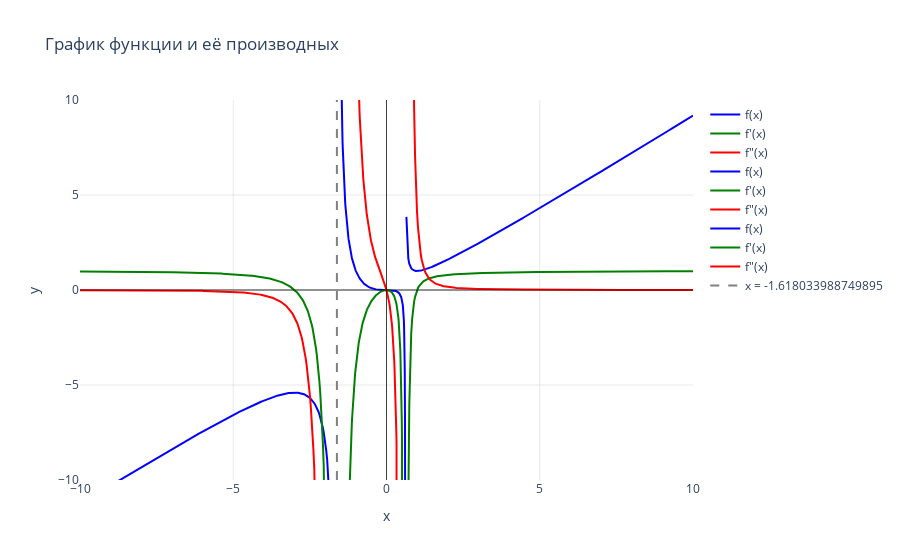

Notebook source saved alongside this figure:
### Markdown cell above
Используем plotly

### Code cell
import numpy as np
from sympy import Symbol, lambdify, diff, S, solve, limit, oo
from sympy.calculus.util import (
    function_range,
    continuous_domain
)
import plotly.graph_objects as go
from plotly.subplots import make_subplots
from IPython.display import Markdown
import warnings

warnings.filterwarnings('ignore')

BORDER_LEFT, BORDER_RIGHT = -10, 10
BORDER_DOWN, BORDER_UP = -10, 10

def find_asymptotes(f, x):
    """
    Находит вертикальные и горизонтальные асимптоты функции
    """
    vertical_asymptotes = []
    domain = continuous_domain(f, x, S.Reals)
    
    all_reals = S.Reals
    discontinuities = all_reals - domain
    
    for point in discontinuities.args if hasattr(discontinuities, 'args') else [discontinuities]:
        if point.is_real:
            lim_left = limit(f, x, float(point), dir='-')
            lim_right = limit(f, x, float(point), dir='+')
            
            if (lim_left.is_infinite or lim_right.is_infinite):
                vertical_asymptotes.append(float(point))
    
    horizontal_asymptotes = []
    lim_plus_inf = limit(f, x, oo)
    lim_minus_inf = limit(f, x, -oo)
    
    if lim_plus_inf.is_real:
        horizontal_asymptotes.append(float(lim_plus_inf))
    if lim_minus_inf.is_real and lim_minus_inf != lim_plus_inf:
        horizontal_asymptotes.append(float(lim_minus_inf))
    
    return vertical_asymptotes, horizontal_asymptotes

# Определяем функцию и её производные
x = Symbol('x')

f = (x**3)/(x**2+x-1)
f_prime = diff(f, x)
f_double_prime = diff(f_prime, x)

# Находим асимптоты
vertical_asymptotes, horizontal_asymptotes = find_asymptotes(f, x)

# Находим область определения
domain = continuous_domain(f, x, S.Reals)

# Создаем безопасные версии функций
def safe_function(func):
    def wrapper(x):
        mask = np.abs(x**2 + x - 1) < 1e-10  # Изменено в соответствии с новым знаменателем
        result = np.zeros_like(x, dtype=float)
        safe_x = x[~mask]
        if len(safe_x) > 0:
            result[~mask] = func(safe_x)
        result[mask] = np.nan
        return result
    return wrapper

# Преобразуем символьные выражения в функции numpy
f_numpy = safe_function(lambdify(x, f, 'numpy'))
f_prime_numpy = safe_function(lambdify(x, f_prime, 'numpy'))
f_double_prime_numpy = safe_function(lambdify(x, f_double_prime, 'numpy'))

# Создаем точки для каждого интервала
intervals = list(domain.args)
x_arrays = []
y_arrays = []
y_prime_arrays = []
y_double_arrays = []


for interval in intervals:
    left = float(interval.left) if interval.left != -S.Infinity else BORDER_LEFT
    right = float(interval.right) if interval.right != S.Infinity else BORDER_RIGHT
    
    eps = 0.01
    if any(abs(left - va) < eps for va in vertical_asymptotes):
        left += eps
    if any(abs(right - va) < eps for va in vertical_asymptotes):
        right -= eps
    
    x_current = np.linspace(left, right, 300)  # Увеличено количество точек для более гладкого графика
    
    x_arrays.append(x_current)
    y_arrays.append(f_numpy(x_current))
    y_prime_arrays.append(f_prime_numpy(x_current))
    y_double_arrays.append(f_double_prime_numpy(x_current))

# Создаем интерактивный график с помощью plotly
fig = go.Figure()

# Добавляем графики функций
for x_arr, y_arr, y_prime_arr, y_double_arr in zip(x_arrays, y_arrays, y_prime_arrays, y_double_arrays):
    fig.add_trace(go.Scatter(x=x_arr, y=y_arr, name='f(x)', line=dict(color='blue')))
    fig.add_trace(go.Scatter(x=x_arr, y=y_prime_arr, name="f'(x)", line=dict(color='green')))
    fig.add_trace(go.Scatter(x=x_arr, y=y_double_arr, name='f"(x)', line=dict(color='red')))

# Добавляем оси координат
fig.add_trace(go.Scatter(x=[BORDER_LEFT, BORDER_RIGHT], y=[0, 0], 
                        mode='lines', line=dict(color='black', width=0.5), 
                        name='x axis', showlegend=False))
fig.add_trace(go.Scatter(x=[0, 0], y=[BORDER_DOWN, BORDER_UP], 
                        mode='lines', line=dict(color='black', width=0.5), 
                        name='y axis', showlegend=False))

# Добавляем вертикальные асимптоты
for va in vertical_asymptotes:
    fig.add_trace(go.Scatter(x=[va, va], y=[BORDER_DOWN, BORDER_UP],
                            mode='lines', line=dict(color='gray', dash='dash'),
                            name=f'x = {va}'))

# Добавляем горизонтальные асимптоты
for ha in horizontal_asymptotes:
    fig.add_trace(go.Scatter(x=[BORDER_LEFT, BORDER_RIGHT], y=[ha, ha],
                            mode='lines', line=dict(color='red', dash='dot'),
                            name=f'y = {ha}'))

# Настраиваем внешний вид графика
fig.update_layout(
    title='График функции и её производных',
    xaxis_title='x',
    yaxis_title='y',
    showlegend=True,
    hovermode='x unified',
    plot_bgcolor='white',
    xaxis=dict(
        range=[BORDER_LEFT, BORDER_RIGHT],
        gridcolor='lightgray',
        zerolinecolor='black',
        zerolinewidth=0.5,
    ),
    yaxis=dict(
        range=[BORDER_DOWN, BORDER_UP],
        gridcolor='lightgray',
        zerolinecolor='black',
        zerolinewidth=0.5,
    ),
)

# Добавляем сетку
fig.update_xaxes(showgrid=True, gridwidth=0.5, gridcolor='lightgray')
fig.update_yaxes(showgrid=True, gridwidth=0.5, gridcolor='lightgray')

# Показываем график
fig.show()

# Находим область определения производных
domain_first_derivative = function_range(tasks[task].diff(x,1), x, S.Reals)
domain_second_derivative = function_range(tasks[task].diff(x,2), x, S.Reals)

# Проверка на четность: f(-x) = f(x)
f_minus_x = f.subs(x, -x)
is_even = simplify(f_minus_x - f) == 0

# Проверка на нечетность: f(-x) = -f(x)
is_odd = simplify(f_minus_x + f) == 0

display(Markdown(f"""
### Анализ функции
* $f(x) = {latex(f)}$ 

   * $ D(f(x)) : {latex(domain)}$
   
   * $ E(f(x)) : {latex(function_range(f, x, S.Reals))}$
   
   * Вертикальные асимптоты:   $x = {latex(vertical_asymptotes)}$
   
   * Горизонтальные асимптоты: $y = {latex(horizontal_asymptotes)}$
   
   * Точки пересения с осью x: ${latex(solveset(Eq(f, 0), x))}$
   
   * Точка пересения с осью y: ${latex(f.subs(x, 0))}$
   
* $f'(x) = {latex(f_prime)}$

   * $ D(f'(x)) : {latex(domain_first_derivative)}$
   
   * $ E(f'(x)) : {latex(function_range(f_prime, x, S.Reals))}$

* $f''(x) = {latex(f_double_prime)}$

   * $ D(f''(x)) : {latex(domain_second_derivative)}$
   
   * $ E(f''(x)) : {latex(function_range(f_double_prime, x, S.Reals))}$
   
* Проверка функции на четность:

   * $f(-x) = {latex(f_minus_x)}$
   
   * $f(x) = {latex(f)}$

   * Функция четная? {is_even}
   * Функция нечетная? {is_odd}
   * Функция общего вида? {not is_even and not is_odd}
   
* Проверка функции на выпуклость:

   * Функция выпуклая вверх : {"True" if range_second_derivative.is_subset(Interval(-oo, 0)) else "False"}
   
   * Функция выпуклая вниз  : {"True" if range_second_derivative.is_subset(Interval(0, oo)) else "False"}

"""))

### Figure 1 — Plotly figure (JSON) as saved in the notebook; plotly's stock layout.template omitted (floating-point values rounded to 4 significant figures; data arrays with more than 128 entries replaced by an {"elided": "..."} marker saying what was removed)
{"data": [{"line": {"color": "blue"}, "name": "f(x)", "type": "scatter", "x": {"elided": "300 float values"}, "y": {"elided": "300 float values"}}, {"line": {"color": "green"}, "name": "f'(x)", "type": "scatter", "x": {"elided": "300 float values"}, "y": {"elided": "300 float values"}}, {"line": {"color": "red"}, "name": "f\"(x)", "type": "scatter", "x": {"elided": "300 float values"}, "y": {"elided": "300 float values"}}, {"line": {"color": "blue"}, "name": "f(x)", "type": "scatter", "x": {"elided": "300 float values"}, "y": {"elided": "300 float values"}}, {"line": {"color": "green"}, "name": "f'(x)", "type": "scatter", "x": {"elided": "300 float values"}, "y": {"elided": "300 float values"}}, {"line": {"color": "red"}, "name": "f\"(x)", "type": "scatter", "x": {"elided": "300 float values"}, "y": {"elided": "300 float values"}}, {"line": {"color": "blue"}, "name": "f(x)", "type": "scatter", "x": {"elided": "300 float values"}, "y": {"elided": "300 float values"}}, {"line": {"color": "green"}, "name": "f'(x)", "type": "scatter", "x": {"elided": "300 float values"}, "y": {"elided": "300 float values"}}, {"line": {"color": "red"}, "name": "f\"(x)", "type": "scatter", "x": {"elided": "300 float values"}, "y": {"elided": "300 float values"}}, {"line": {"color": "black", "width": 0.5}, "mode": "lines", "name": "x axis", "showlegend": false, "type": "scatter", "x": [-10, 10], "y": [0, 0]}, {"line": {"color": "black", "width": 0.5}, "mode": "lines", "name": "y axis", "showlegend": false, "type": "scatter", "x": [0, 0], "y": [-10, 10]}, {"line": {"color": "gray", "dash": "dash"}, "mode": "lines", "name": "x = -1.618033988749895", "type": "scatter", "x": [-1.618, -1.618], "y": [-10, 10]}], "layout": {"hovermode": "x unified", "plot_bgcolor": "white", "showlegend": true, "title": {"text": "График функции и её производных"}, "xaxis": {"gridcolor": "lightgray", "gridwidth": 0.5, "range": [-10, 10], "showgrid": true, "title": {"text": "x"}, "zerolinecolor": "black", "zerolinewidth": 0.5}, "yaxis": {"gridcolor": "lightgray", "gridwidth": 0.5, "range": [-10, 10], "showgrid": true, "title": {"text": "y"}, "zerolinecolor": "black", "zerolinewidth": 0.5}}}
